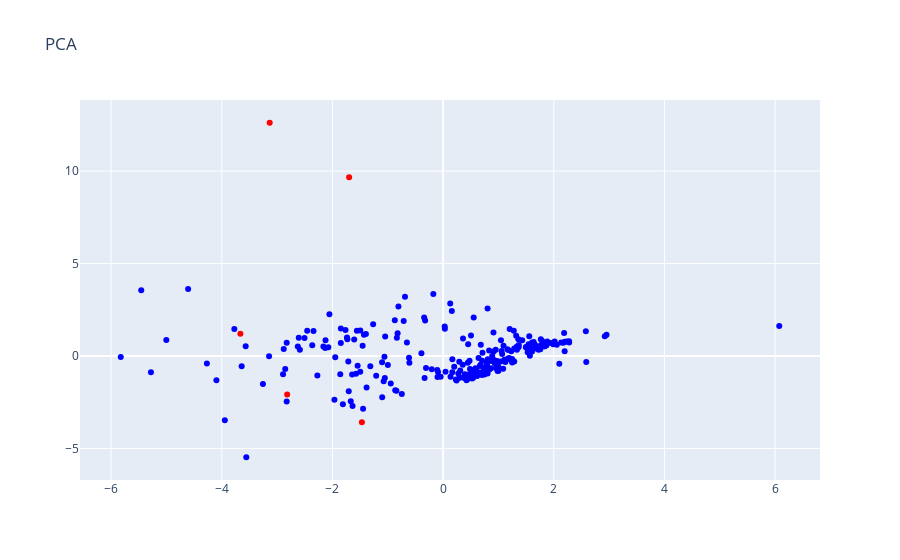

Source (notebook cell):
### Code cell
viz.show_pca(df, outliers_indices_ae, names)

### Figure 1 — Plotly figure (JSON) as saved in the notebook; plotly's stock layout.template omitted (floating-point values rounded to 4 significant figures; data arrays with more than 128 entries replaced by an {"elided": "..."} marker saying what was removed)
{"data": [{"marker": {"color": {"elided": "268 str values"}, "colorscale": [[0, "#440154"], [0.1111, "#482878"], [0.2222, "#3e4989"], [0.3333, "#31688e"], [0.4444, "#26828e"], [0.5556, "#1f9e89"], [0.6667, "#35b779"], [0.7778, "#6ece58"], [0.8889, "#b5de2b"], [1, "#fde725"]]}, "mode": "markers", "text": {"elided": "268 str values"}, "type": "scatter", "x": {"elided": "268 float values"}, "y": {"elided": "268 float values"}}], "layout": {"title": {"text": "PCA"}}}
